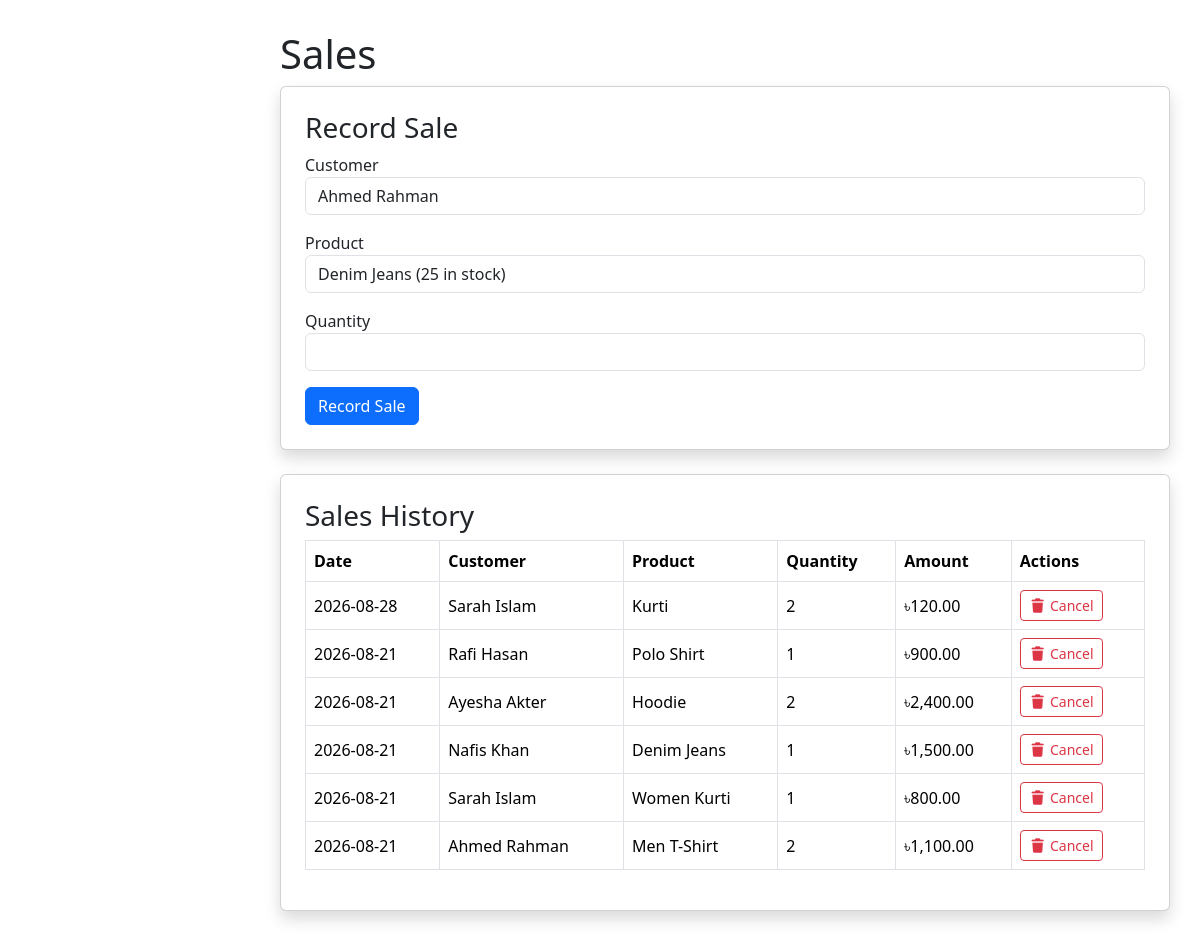
Screenshot of /sale_add.php (signed in) with the database file from the repository.
### tables this page shows
CREATE TABLE `sale` (
  `id` int(11) NOT NULL,
  `business_id` int(11) DEFAULT NULL,
  `customer_id` int(11) DEFAULT NULL,
  `product_id` int(11) DEFAULT NULL,
  `quantity` int(11) DEFAULT NULL,
  `total_amount` decimal(10,2) DEFAULT NULL,
  `sale_date` date DEFAULT NULL
);

CREATE TABLE `customer` (
  `id` int(11) NOT NULL,
  `business_id` int(11) DEFAULT NULL,
  `customer_name` varchar(100) DEFAULT NULL,
  `gender` varchar(20) DEFAULT NULL,
  `age` int(11) DEFAULT NULL,
  `phone` varchar(20) DEFAULT NULL,
  `division` varchar(100) DEFAULT NULL
);

CREATE TABLE `product` (
  `id` int(11) NOT NULL,
  `business_id` int(11) DEFAULT NULL,
  `product_name` varchar(100) DEFAULT NULL,
  `category` varchar(100) DEFAULT NULL,
  `cost_price` decimal(10,2) DEFAULT NULL,
  `selling_price` decimal(10,2) DEFAULT NULL,
  `stock_quantity` int(11) DEFAULT NULL
);

### sale_add.php (the view, shortened to what this page needs)
<?php
$connect = mysqli_connect(
    "localhost",
    "root",
    "",
    "thrive"
);
$user_id = $_SESSION['user_id'];
$business_stmt = mysqli_prepare($connect, "SELECT id FROM business WHERE user_id = ?");
mysqli_stmt_bind_param($business_stmt, "i", $user_id);
mysqli_stmt_execute($business_stmt);
$business = mysqli_fetch_assoc(mysqli_stmt_get_result($business_stmt));
$business_id = $business['id'];
$history_stmt = mysqli_prepare(
    $connect,
    "SELECT sale.*, customer.customer_name, product.product_name
     FROM sale
     JOIN customer ON sale.customer_id = customer.id AND customer.business_id = sale.business_id
     JOIN product ON sale.product_id = product.id AND product.business_id = sale.business_id
     WHERE sale.business_id = ?
     ORDER BY sale.id DESC"
);
mysqli_stmt_bind_param($history_stmt, "i", $business_id);
mysqli_stmt_execute($history_stmt);
$history_result = mysqli_stmt_get_result($history_stmt);
?>
<!doctype html>
<html>
<head>
    <link rel="stylesheet" href="css/home.css">
    <link rel="stylesheet" href="https://cdnjs.cloudflare.com/ajax/libs/font-awesome/7.0.1/css/all.min.css" />
    <link rel="stylesheet"
        href="https://cdn.jsdelivr.net/npm/bootstrap@5.3.8/dist/css/bootstrap.min.css">
</head>
<body>
    <div class="main-content">
        <h1>Sales</h1>
        <div class="card shadow p-4 mb-4">
            <h3>Record Sale</h3>
            <form method="POST">
                <label>Customer</label>
                <select
                    class="form-control mb-3"
                    name="customer_id"
                    required>
                    <?php
                    $customers_stmt = mysqli_prepare($connect, "SELECT id, customer_name FROM customer WHERE business_id = ?");
                    mysqli_stmt_bind_param($customers_stmt, "i", $business_id);
                    mysqli_stmt_execute($customers_stmt);
                    $customers = mysqli_stmt_get_result($customers_stmt);
                    while ($row = mysqli_fetch_assoc($customers)) {
                    ?>
                        <option value="<?php echo $row['id']; ?>">
                            <?php echo htmlspecialchars($row['customer_name']); ?>
                        </option>
                    <?php } ?>
                </select>
                <label>Product</label>
                <select
                    class="form-control mb-3"
                    name="product_id"
                    required>
                    <?php
                    $products_stmt = mysqli_prepare($connect, "SELECT id, product_name, stock_quantity FROM product WHERE business_id = ?");
                    mysqli_stmt_bind_param($products_stmt, "i", $business_id);
                    mysqli_stmt_execute($products_stmt);
                    $products = mysqli_stmt_get_result($products_stmt);
                    while ($row = mysqli_fetch_assoc($products)) {
                    ?>
                        <option value="<?php echo $row['id']; ?>">
                            <?php echo htmlspecialchars($row['product_name']); ?>
                            (<?php echo (int) $row['stock_quantity']; ?> in stock)
                        </option>
                    <?php } ?>
                </select>
                <label>Quantity</label>
                <input
                    class="form-control mb-3"
                    type="number"
                    name="quantity"
                    min="1"
                    step="1"
                    required>
                <button
                    class="btn btn-primary"
                    name="save">
                    Record Sale
                </button>
            </form>
        </div>
        <div class="card shadow p-4">
            <h3>Sales History</h3>
            <div class="table-responsive">
                <table class="table table-bordered align-middle">
                    <thead>
                        <tr>
                            <th>Date</th>
                            <th>Customer</th>
                            <th>Product</th>
                            <th>Quantity</th>
                            <th>Amount</th>
                            <th>Actions</th>
                        </tr>
                    </thead>
                    <tbody>
                        <?php while ($row = mysqli_fetch_assoc($history_result)) { ?>
                            <tr>
                                <td><?php echo $row['sale_date']; ?></td>
                                <td><?php echo htmlspecialchars($row['customer_name']); ?></td>
                                <td><?php echo htmlspecialchars($row['product_name']); ?></td>
                                <td><?php echo (int) $row['quantity']; ?></td>
                                <td>৳<?php echo number_format($row['total_amount'], 2); ?></td>
                                <td>
                                    <form method="POST" class="d-inline" onsubmit="return confirm('Cancel this sale? Stock will be restored.');">
                                        <button type="submit" name="delete" class="btn btn-sm btn-outline-danger">
                                            <i class="fa-solid fa-trash"></i> Cancel
                                        </button>
                                    </form>
                                </td>
                            </tr>
                        <?php } ?>
                    </tbody>
                </table>
            </div>
        </div>
    </div>
</body>
</html>

### css/home.css (style rules this page uses)
body { margin:0; background:#f5f7fa; }
.main-content { margin-left:250px; padding:30px; }
.card { border:none; border-radius:15px; }

### rows the page displays
sale: sale_date "2026-08-28", customer.customer_name "Sarah Islam", product.product_name "Kurti", quantity "2", total_amount "120.00"
sale: sale_date "2026-08-21", customer.customer_name "Rafi Hasan", product.product_name "Polo Shirt", quantity "1", total_amount "900.00"
sale: sale_date "2026-08-21", customer.customer_name "Ayesha Akter", product.product_name "Hoodie", quantity "2", total_amount "2,400.00"
sale: sale_date "2026-08-21", customer.customer_name "Nafis Khan", product.product_name "Denim Jeans", quantity "1", total_amount "1,500.00"
sale: sale_date "2026-08-21", customer.customer_name "Sarah Islam", product.product_name "Women Kurti", quantity "1", total_amount "800.00"
sale: sale_date "2026-08-21", customer.customer_name "Ahmed Rahman", product.product_name "Men T-Shirt", quantity "2", total_amount "1,100.00"

### other values shown
form field customer_id "Ahmed Rahman"
form field product_id "Denim Jeans (25 in stock)"
